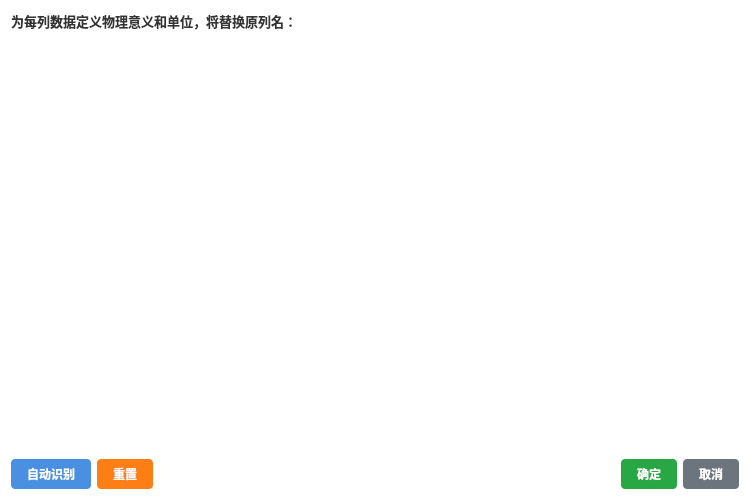
<?xml version="1.0" encoding="UTF-8"?>
<ui version="4.0">
 <class>DataColumnDialog</class>
 <widget class="QDialog" name="DataColumnDialog">
  <property name="geometry">
   <rect>
    <x>0</x>
    <y>0</y>
    <width>750</width>
    <height>500</height>
   </rect>
  </property>
  <property name="windowTitle">
   <string>数据列定义</string>
  </property>
  <property name="styleSheet">
   <string notr="true">
    /* 基础样式 */
    QDialog { background-color: #ffffff; color: #333333; font-family: &quot;Microsoft YaHei&quot;, Arial; }
    QLabel { color: #333333; background-color: transparent; font-size: 13px; }

    /* 下拉框美化 */
    QComboBox {
        color: #333333;
        background-color: #ffffff;
        border: 1px solid #cccccc;
        border-radius: 4px;
        padding: 4px 10px;
        min-height: 24px;
    }
    QComboBox:hover { border: 1px solid #4a90e2; }
    QComboBox:focus { border: 1px solid #4a90e2; background-color: #fcfcfc; }

    /* 下拉箭头区域 */
    QComboBox::drop-down {
        subcontrol-origin: padding;
        subcontrol-position: top right;
        width: 20px;
        border-left-width: 0px; /* 去除中间分割线 */
        border-top-right-radius: 4px;
        border-bottom-right-radius: 4px;
    }

    /* 绘制下拉小三角 */
    QComboBox::down-arrow {
        image: none; /* 禁用默认图片 */
        border-left: 4px solid transparent;
        border-right: 4px solid transparent;
        border-top: 5px solid #666666; /* 深灰色倒三角 */
        width: 0;
        height: 0;
        margin-right: 6px;
    }
    QComboBox::down-arrow:hover { border-top: 5px solid #4a90e2; }

    /* 下拉列表项 */
    QComboBox QAbstractItemView {
        color: #333333;
        background-color: #ffffff;
        selection-background-color: #e6f3ff;
        selection-color: #333333;
        border: 1px solid #cccccc;
        outline: none;
    }

    /* 输入框 */
    QLineEdit {
        color: #333333;
        background-color: #ffffff;
        border: 1px solid #cccccc;
        border-radius: 4px;
        padding: 4px;
    }

    /* 复选框 */
    QCheckBox { color: #333333; background-color: transparent; }
    QCheckBox::indicator { width: 16px; height: 16px; border: 1px solid #cccccc; border-radius: 2px; }
    QCheckBox::indicator:checked { background-color: #4a90e2; border-color: #4a90e2; image: url(:/icons/check.png); }
    /* 注：如果没有check图标，纯色也可以，或者使用默认 */

    /* 按钮 */
    QPushButton {
        color: white;
        background-color: #4a90e2;
        border: none;
        border-radius: 4px;
        padding: 6px 16px;
        font-weight: bold;
    }
    QPushButton:hover { background-color: #357abd; }
    QPushButton:pressed { background-color: #2a628a; }

    QScrollArea { background-color: white; border: none; }
    QWidget#scrollContent { background-color: white; }
   </string>
  </property>
  <layout class="QVBoxLayout" name="mainLayout">
   <item>
    <widget class="QLabel" name="infoLabel">
     <property name="text">
      <string>为每列数据定义物理意义和单位，将替换原列名：</string>
     </property>
     <property name="font">
      <font>
       <bold>true</bold>
       <pointsize>10</pointsize>
      </font>
     </property>
    </widget>
   </item>
   <item>
    <widget class="QScrollArea" name="scrollArea">
     <property name="widgetResizable">
      <bool>true</bool>
     </property>
     <widget class="QWidget" name="scrollContent">
      <property name="geometry">
       <rect>
        <x>0</x>
        <y>0</y>
        <width>730</width>
        <height>400</height>
       </rect>
      </property>
      <layout class="QVBoxLayout" name="scrollLayout"/>
     </widget>
    </widget>
   </item>
   <item>
    <layout class="QHBoxLayout" name="buttonLayout">
     <item>
      <widget class="QPushButton" name="btnPreset">
       <property name="text">
        <string>自动识别</string>
       </property>
      </widget>
     </item>
     <item>
      <widget class="QPushButton" name="btnReset">
       <property name="text">
        <string>重置</string>
       </property>
       <property name="styleSheet">
        <string notr="true">background-color: #fd7e14;</string>
       </property>
      </widget>
     </item>
     <item>
      <spacer name="horizontalSpacer">
       <property name="orientation">
        <enum>Qt::Orientation::Horizontal</enum>
       </property>
       <property name="sizeHint" stdset="0">
        <size>
         <width>40</width>
         <height>20</height>
        </size>
       </property>
      </spacer>
     </item>
     <item>
      <widget class="QPushButton" name="btnOk">
       <property name="text">
        <string>确定</string>
       </property>
       <property name="styleSheet">
        <string notr="true">background-color: #28a745;</string>
       </property>
      </widget>
     </item>
     <item>
      <widget class="QPushButton" name="btnCancel">
       <property name="text">
        <string>取消</string>
       </property>
       <property name="styleSheet">
        <string notr="true">background-color: #6c757d;</string>
       </property>
      </widget>
     </item>
    </layout>
   </item>
  </layout>
 </widget>
</ui>
